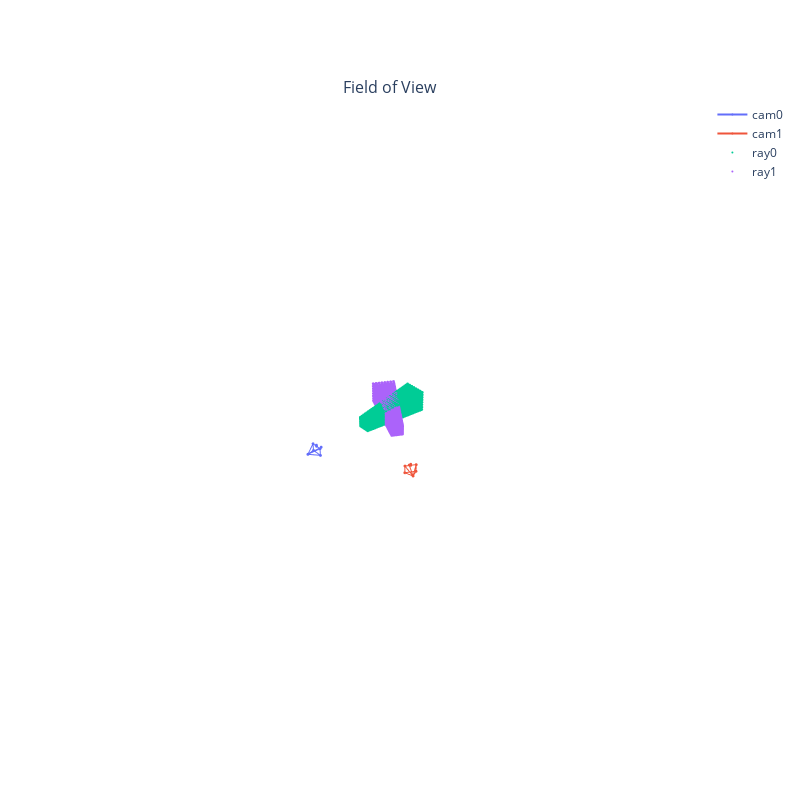

Notebook source saved alongside this figure:
### Code cell
cam_dict = {f"cam{idx}": cameras[[idx]] for idx in range(batch_size)}
ray_dict = {f"ray{idx}": frustum[[idx]] for idx in range(batch_size)}

fig = plot_scene(
    plots = {
        "Field of View": {
            **cam_dict,
            **ray_dict
        },
    }, 
    lighting=Lighting(
        ambient=0.1,
        diffuse=0.5,
        fresnel=0.0,
        specular=1.0,
        roughness=0.9,
        facenormalsepsilon=1e-6,
        vertexnormalsepsilon=1e-12,
    ),
    xaxis = {
        'range': [-10, 10],
        'showgrid': False, # thin lines in the background
        'zeroline': False, # thick line at x=0
        'visible': False,  # numbers below
    }, 
    yaxis = {
        'range': [-10, 10],
        'showgrid': False, # thin lines in the background
        'zeroline': False, # thick line at x=0
        'visible': False,  # numbers below
    }, 
    zaxis = {
        'range': [-10, 10],
        'showgrid': False, # thin lines in the background
        'zeroline': False, # thick line at x=0
        'visible': False,  # numbers below
    }, 
    pointcloud_marker_size = 1,
)
fig.update_layout(
    autosize=True,
    width=800,
    height=800,
)
fig.show()

### Figure 1 — Plotly figure (JSON) as saved in the notebook; plotly's stock layout.template omitted (floating-point values rounded to 4 significant figures; data arrays with more than 128 entries replaced by an {"elided": "..."} marker saying what was removed)
{"data": [{"marker": {"size": 1}, "name": "cam0", "scene": "scene", "type": "scatter3d", "x": [0.1169, -0.1829, -0.1829, -0.1829, -0.4828, -0.4828, 0.1169, 0.1169, -0.2033, -0.4828, -0.4828, -0.2033, 0.1169, -0.2033, -0.1728], "y": [0.225, 0.225, 0.3, 0.225, 0.225, -0.225, -0.225, 0.225, 0, 0.225, -0.225, 0, -0.225, 0, 0], "z": [5.407, 5.397, 5.397, 5.397, 5.387, 5.387, 5.407, 5.407, 5.997, 5.387, 5.387, 5.997, 5.407, 5.997, 5.097]}, {"marker": {"size": 1}, "name": "cam1", "scene": "scene", "type": "scatter3d", "x": [4.664, 4.498, 4.498, 4.498, 4.332, 4.332, 4.664, 4.664, 4.997, 4.332, 4.332, 4.997, 4.664, 4.997, 4.248], "y": [0.225, 0.225, 0.3, 0.225, 0.225, -0.225, -0.225, 0.225, 0, 0.225, -0.225, 0, -0.225, 0, 0], "z": [2.739, 2.989, 2.989, 2.989, 3.238, 3.238, 2.739, 2.739, 3.321, 3.238, 3.238, 3.321, 2.739, 3.321, 2.823]}, {"marker": {"size": 1}, "mode": "markers", "name": "ray0", "scene": "scene", "type": "scatter3d", "x": {"elided": "2048 float values"}, "y": {"elided": "2048 float values"}, "z": {"elided": "2048 float values"}}, {"marker": {"size": 1}, "mode": "markers", "name": "ray1", "scene": "scene", "type": "scatter3d", "x": {"elided": "2048 float values"}, "y": {"elided": "2048 float values"}, "z": {"elided": "2048 float values"}}], "layout": {"annotations": [{"font": {"size": 16}, "showarrow": false, "text": "Field of View", "x": 0.5, "xanchor": "center", "xref": "paper", "y": 1, "yanchor": "bottom", "yref": "paper"}], "autosize": true, "height": 800, "scene": {"aspectmode": "cube", "camera": {"up": {"x": 0, "y": 1, "z": 0}}, "domain": {"x": [0, 1], "y": [0, 1]}, "xaxis": {"backgroundcolor": "#fff", "range": [-10, 10], "showaxeslabels": false, "showgrid": false, "showline": false, "showticklabels": false, "ticks": "", "visible": false, "zeroline": false}, "yaxis": {"backgroundcolor": "#fff", "range": [-10, 10], "showaxeslabels": false, "showgrid": false, "showline": false, "showticklabels": false, "ticks": "", "visible": false, "zeroline": false}, "zaxis": {"backgroundcolor": "#fff", "range": [-10, 10], "showaxeslabels": false, "showgrid": false, "showline": false, "showticklabels": false, "ticks": "", "visible": false, "zeroline": false}}, "width": 800}}
